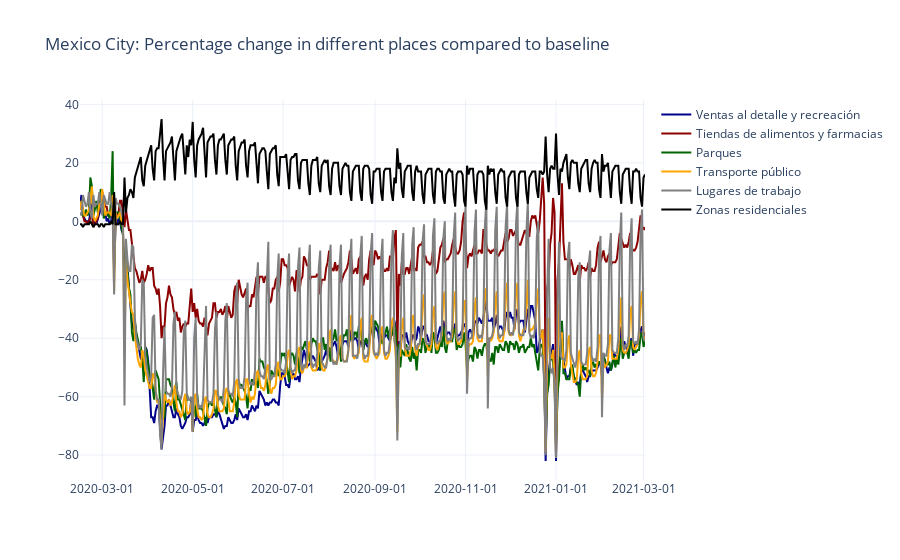

The notebook cell saved with this chart:
### Markdown cell above
#### Gráficas por Estados

### Code cell
# Veracruz, Oaxaca, Chiapas, Chihuahua, Nuevo Leon, Aguascalientes, Baja California Sur
# Tlaxcala, Guerrero, Querétaro, Colima, Mexico City, Campeche, Baja California, Sonora, Michoacán
# Zacatecas, Morelos, Hidalgo, San Luis Potosi, Coahuila, Tamaulipas, State of Mexico, Guanajuato, Puebla
# Sinaloa, Durango, Yucatan, Tabasco, Jalisco, Nayarit, Quintana Roo

EDO = 'Mexico City'

fig = go.Figure()

fig.add_trace( go.Scatter( x = Mobility[ Mobility['State'] == EDO ]['date'], 
                           y = Mobility[ Mobility['State'] == EDO ]['retail_and_recreation_percent_change_from_baseline'], 
                           name = 'Ventas al detalle y recreación', 
                           line_color = 'darkblue' ) )

fig.add_trace( go.Scatter( x = Mobility[ Mobility['State'] == EDO ]['date'], 
                           y = Mobility[ Mobility['State'] == EDO ]['grocery_and_pharmacy_percent_change_from_baseline'], 
                           name = 'Tiendas de alimentos y farmacias', 
                           line_color = 'darkred' ) )

fig.add_trace( go.Scatter( x = Mobility[ Mobility['State'] == EDO ]['date'], 
                           y = Mobility[ Mobility['State'] == EDO ]['parks_percent_change_from_baseline'], 
                           name = 'Parques', 
                           line_color = 'darkgreen' ) )

fig.add_trace( go.Scatter( x = Mobility[ Mobility['State'] == EDO ]['date'], 
                           y = Mobility[ Mobility['State'] == EDO ]['transit_stations_percent_change_from_baseline'], 
                           name = 'Transporte público', 
                           line_color = 'orange' ) )

fig.add_trace( go.Scatter( x = Mobility[ Mobility['State'] == EDO ]['date'], 
                           y = Mobility[ Mobility['State'] == EDO ]['workplaces_percent_change_from_baseline'], 
                           name = 'Lugares de trabajo', 
                           line_color = 'gray' ) )

fig.add_trace( go.Scatter( x = Mobility[ Mobility['State'] == EDO ]['date'], 
                           y = Mobility[ Mobility['State'] == EDO ]['residential_percent_change_from_baseline'], 
                           name = 'Zonas residenciales', 
                           line_color = 'black' ) )

fig.update_layout(template = 'plotly_white', # "plotly", "plotly_white", "ggplot2", "seaborn", "simple_white", "none"
                  title = EDO + ': Percentage change in different places compared to baseline')

fig.update_xaxes(tickformat = '%Y-%m-%d') # (tickangle = 90, tickformat = '%Y-%m-%d')

fig.show()

### Figure 1 — Plotly figure (JSON) as saved in the notebook; plotly's stock layout.template omitted (floating-point values rounded to 4 significant figures; data arrays with more than 128 entries replaced by an {"elided": "..."} marker saying what was removed)
{"data": [{"line": {"color": "darkblue"}, "name": "Ventas al detalle y recreación", "type": "scatter", "x": {"elided": "382 str values"}, "y": {"elided": "382 int values"}}, {"line": {"color": "darkred"}, "name": "Tiendas de alimentos y farmacias", "type": "scatter", "x": {"elided": "382 str values"}, "y": {"elided": "382 int values"}}, {"line": {"color": "darkgreen"}, "name": "Parques", "type": "scatter", "x": {"elided": "382 str values"}, "y": {"elided": "382 int values"}}, {"line": {"color": "orange"}, "name": "Transporte público", "type": "scatter", "x": {"elided": "382 str values"}, "y": {"elided": "382 int values"}}, {"line": {"color": "gray"}, "name": "Lugares de trabajo", "type": "scatter", "x": {"elided": "382 str values"}, "y": {"elided": "382 int values"}}, {"line": {"color": "black"}, "name": "Zonas residenciales", "type": "scatter", "x": {"elided": "382 str values"}, "y": {"elided": "382 int values"}}], "layout": {"title": {"text": "Mexico City: Percentage change in different places compared to baseline"}, "xaxis": {"tickformat": "%Y-%m-%d"}}}
